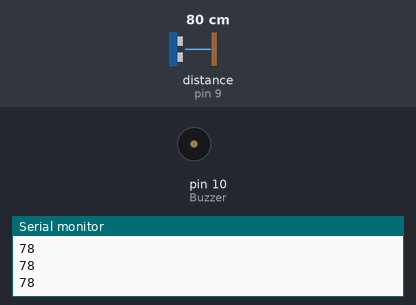
The sketch below on a simulated Arduino Uno, built with avr-gcc and run on an emulated ATmega328P. On the bench: buzzer (waves = sounding, pin HIGH), the last lines printed to the serial monitor. Wiring (inferred from the names in the program): ultrasonic range finder: trigger pin 8; echo pin 9. The test bench sets the inputs (shaded band); at power-on: distance to the obstacle (sensor on pin 9) 80 cm. The echo pulse lasts 58.3 µs per cm; pins used as bus, display or sensor lines are not drawn.

Above: at 1.2 s.
1.3 s: distance to the obstacle (sensor on pin 9) set to 12 cm
2.8 s: distance to the obstacle (sensor on pin 9) set to 9 cm
At 3.2 s:
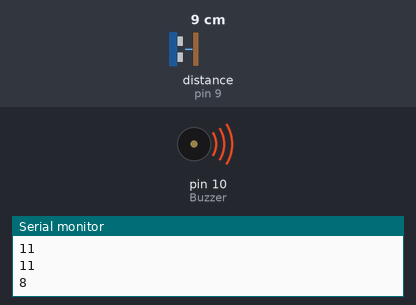
5.8 s: distance to the obstacle (sensor on pin 9) set to 6 cm
At 6.01 s:
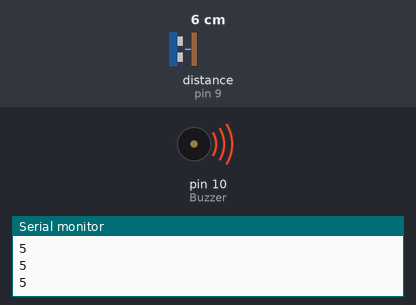
8.8 s: distance to the obstacle (sensor on pin 9) set to 3 cm
At 10.0 s:
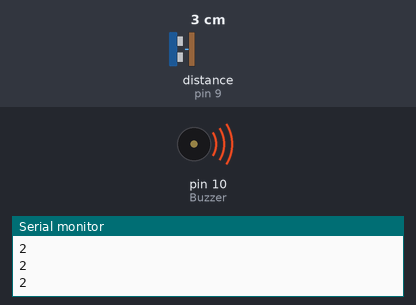
10.3 s: distance to the obstacle (sensor on pin 9) set to 18 cm
At 11.5 s:
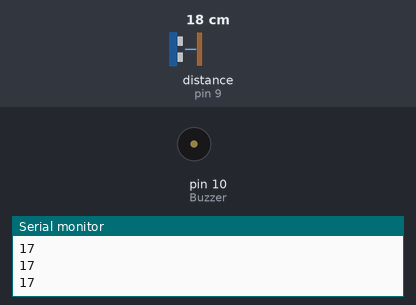
Timing chart, 0 to 12.8 s (numbered marks = the images above; inputs shaded):
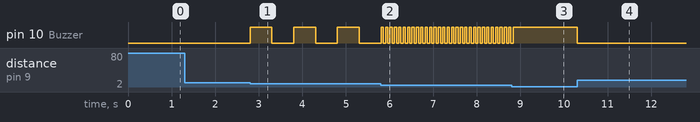

Measured:
- the behaviour switches between 11 and 10 cm on distance to the obstacle (sensor on pin 9) (found by bisection; images 0 and 1)
- the behaviour switches between 5 and 4 cm on distance to the obstacle (sensor on pin 9) (found by bisection; images 2 and 3)
- after the input at 2.8 s, pin 10 (Buzzer): alternates HIGH for 0.50 s and LOW for 0.50 s, starting at once
- after the input at 5.8 s, pin 10 (Buzzer): alternates HIGH for 0.05 s and LOW for 0.05 s, starting after 0.06 s
- after the input at 8.8 s, pin 10 (Buzzer): goes on until 8.8 s, then stays HIGH
- after the input at 10.3 s, pin 10 (Buzzer): HIGH → LOW at once

The sketch:

sensor_parkir.ino
```cpp
#include <Wire.h>
#define Buzzer 10
#define trigPin 8
#define echoPin 9

long duration;
int distance = 0;

void setup(){
  pinMode(trigPin, OUTPUT); // setting triggerpin sebagai output
  pinMode(echoPin, INPUT); // setting echopin sebagai Input
  pinMode(Buzzer, OUTPUT); // setting Buzzer sebagai Output
  Serial.begin(9600); // setting kecepatan pengiriman serial monitor
}

void loop(){
  digitalWrite(trigPin, HIGH);// aktifkan sensor ultrasonic
  delayMicroseconds(10); // selama 10 microseconds
  digitalWrite(trigPin, LOW); // matikan sensor ultrasonic
  duration = pulseIn(echoPin, HIGH); // baca rentan waktu dari trigPin High sampai echoPin high
  distance= duration*0.034/2; //konversi selang waktu ke CM

  if (distance > 10) // Hanya menampilkan jarak jika jaraknya kurang dari 300 cm / 3 meter
{
  Serial.println(distance); // kirim data jarak ke PC
  digitalWrite(Buzzer,LOW);
}
  else if (distance < 10 && distance >= 8)
{
  Serial.println(distance);
  digitalWrite(Buzzer,HIGH);
  delay(500);
  digitalWrite(Buzzer,LOW);
  delay(500);
}
  else if (distance < 8 && distance >= 6 )
{
  Serial.println(distance);
  digitalWrite(Buzzer,HIGH);
  delay(100);
  digitalWrite(Buzzer,LOW);
  delay(100);
}
  else if (distance < 6 &&  distance >= 4 )
{
  Serial.println(distance);
  digitalWrite(Buzzer,HIGH);
  delay(50);
  digitalWrite(Buzzer,LOW);
  delay(50);
}
  else if (distance < 4  )
{
  Serial.println(distance); // kirim data jarak ke PC
  digitalWrite(Buzzer,HIGH);
  delay(50);
}
}
```
